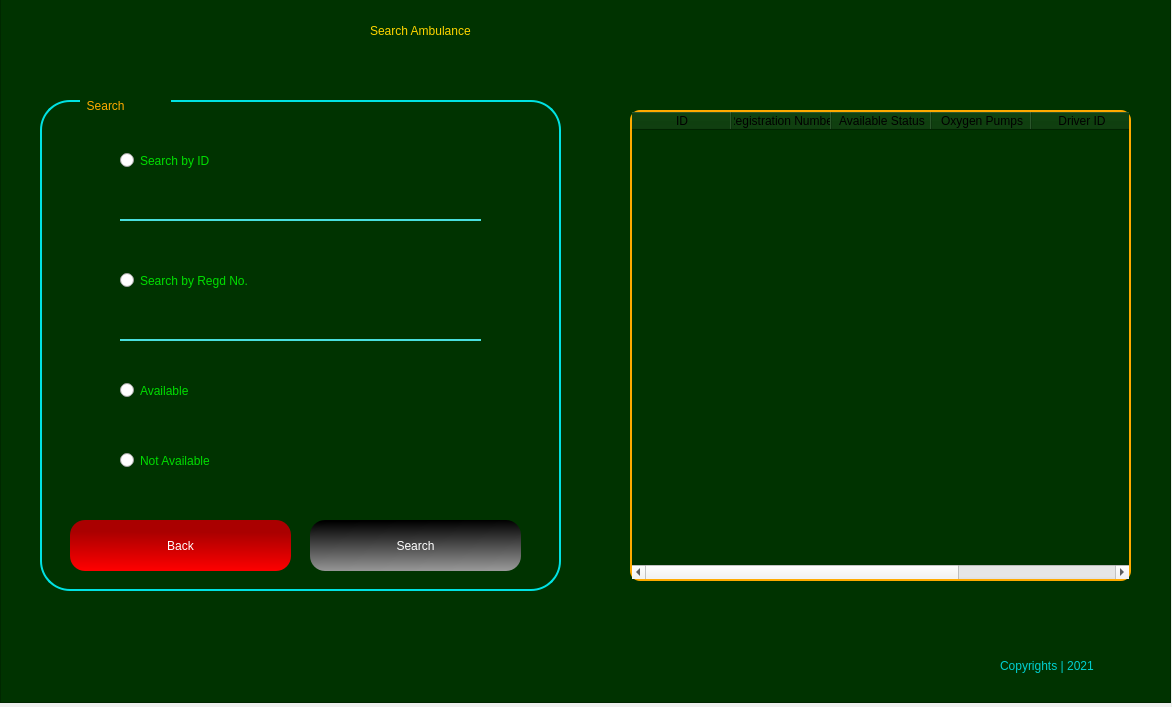
<?xml version="1.0" encoding="UTF-8"?>
<ui version="4.0">
 <class>Form</class>
 <widget class="QWidget" name="Form">
  <property name="geometry">
   <rect>
    <x>0</x>
    <y>0</y>
    <width>1172</width>
    <height>707</height>
   </rect>
  </property>
  <property name="windowTitle">
   <string>Form</string>
  </property>
  <widget class="QFrame" name="frame">
   <property name="geometry">
    <rect>
     <x>0</x>
     <y>-10</y>
     <width>1171</width>
     <height>713</height>
    </rect>
   </property>
   <property name="styleSheet">
    <string notr="true">QFrame{

background-color: rgb(0, 51, 0);
color: rgb(0, 0, 0);

}
</string>
   </property>
   <property name="frameShape">
    <enum>QFrame::StyledPanel</enum>
   </property>
   <property name="frameShadow">
    <enum>QFrame::Raised</enum>
   </property>
   <widget class="QLabel" name="label_5">
    <property name="geometry">
     <rect>
      <x>370</x>
      <y>10</y>
      <width>451</width>
      <height>61</height>
     </rect>
    </property>
    <property name="styleSheet">
     <string notr="true">font: 87 26pt &quot;Arial Black&quot;;
color: rgb(255, 213, 0);</string>
    </property>
    <property name="text">
     <string>Search Ambulance</string>
    </property>
   </widget>
   <widget class="QLabel" name="label_7">
    <property name="geometry">
     <rect>
      <x>10</x>
      <y>650</y>
      <width>51</width>
      <height>51</height>
     </rect>
    </property>
    <property name="styleSheet">
     <string notr="true">background-image: url(:/newPrefix/—Pngtree—red and black logo_5517319.png);</string>
    </property>
    <property name="text">
     <string/>
    </property>
    <property name="pixmap">
     <pixmap resource="mainLogo.qrc">:/newPrefix/—Pngtree—red and black logo_5517319.png</pixmap>
    </property>
    <property name="scaledContents">
     <bool>true</bool>
    </property>
   </widget>
   <widget class="QLabel" name="label_8">
    <property name="geometry">
     <rect>
      <x>1000</x>
      <y>660</y>
      <width>161</width>
      <height>31</height>
     </rect>
    </property>
    <property name="styleSheet">
     <string notr="true">font: 25 12pt &quot;Bahnschrift Light&quot;;
color: rgb(0, 208, 208);</string>
    </property>
    <property name="text">
     <string>Copyrights | 2021</string>
    </property>
   </widget>
   <widget class="QFrame" name="frame_3">
    <property name="geometry">
     <rect>
      <x>40</x>
      <y>110</y>
      <width>521</width>
      <height>491</height>
     </rect>
    </property>
    <property name="styleSheet">
     <string notr="true">QFrame{

border: 2px solid rgb(0, 226, 226);
border-radius: 30px;

}</string>
    </property>
    <property name="frameShape">
     <enum>QFrame::StyledPanel</enum>
    </property>
    <property name="frameShadow">
     <enum>QFrame::Raised</enum>
    </property>
    <widget class="QLabel" name="label_2">
     <property name="geometry">
      <rect>
       <x>40</x>
       <y>-10</y>
       <width>91</width>
       <height>31</height>
      </rect>
     </property>
     <property name="styleSheet">
      <string notr="true">border: none;
font: 12pt &quot;MS Shell Dlg 2&quot;;
color: rgb(255, 170, 0)</string>
     </property>
     <property name="text">
      <string>  Search</string>
     </property>
    </widget>
    <widget class="QLineEdit" name="idTxt">
     <property name="geometry">
      <rect>
       <x>80</x>
       <y>80</y>
       <width>361</width>
       <height>41</height>
      </rect>
     </property>
     <property name="styleSheet">
      <string notr="true">QLineEdit{
background-color: rgb(0, 51, 0);
border-top:none;
border-left: none;
border-right: none;
border-bottom: 2px solid rgb(74, 224, 222);
color: #FFF;
	font: 11pt &quot;MS Shell Dlg 2&quot;;

}

QLineEdit:hover{

border-bottom: 2px solid rgb(0, 125, 125);

}

QLineEdit:focus{
border: 2px solid rgb(0, 141, 212);
border-radius: 25px;
}</string>
     </property>
     <property name="text">
      <string/>
     </property>
    </widget>
    <widget class="QPushButton" name="srchBtn">
     <property name="geometry">
      <rect>
       <x>270</x>
       <y>420</y>
       <width>211</width>
       <height>51</height>
      </rect>
     </property>
     <property name="styleSheet">
      <string notr="true">QPushButton{
background-color: qlineargradient(spread:pad, x1:0.458, y1:0.0170455, x2:0.497512, y2:1, stop:0 rgba(0, 0, 0, 255), stop:1 rgba(152, 152, 152, 255));
border-radius:15px;
color: #FFF;
	font: 75 14pt &quot;Microsoft PhagsPa&quot;;

}

QPushButton:hover{

	background-color: rgb(0, 0, 0);
}</string>
     </property>
     <property name="text">
      <string>Search</string>
     </property>
    </widget>
    <widget class="QPushButton" name="backBtn">
     <property name="geometry">
      <rect>
       <x>30</x>
       <y>420</y>
       <width>221</width>
       <height>51</height>
      </rect>
     </property>
     <property name="styleSheet">
      <string notr="true">QPushButton{
background-color: qlineargradient(spread:pad, x1:0.512, y1:0.238636, x2:0.493, y2:1, stop:0 rgba(170, 0, 0, 255), stop:1 rgba(255, 0, 0, 255));
border-radius:15px;
color: #FFF;
	font: 75 14pt &quot;Microsoft PhagsPa&quot;;

}

QPushButton:hover{

	background-color: rgb(138, 0, 0);
}</string>
     </property>
     <property name="text">
      <string>Back</string>
     </property>
    </widget>
    <widget class="QRadioButton" name="idRadio">
     <property name="geometry">
      <rect>
       <x>80</x>
       <y>40</y>
       <width>201</width>
       <height>41</height>
      </rect>
     </property>
     <property name="styleSheet">
      <string notr="true">font: 16pt &quot;Myanmar Text&quot;;
color: rgb(0, 222, 0);
border: none;
</string>
     </property>
     <property name="text">
      <string>Search by ID</string>
     </property>
    </widget>
    <widget class="QLineEdit" name="regdTxt">
     <property name="geometry">
      <rect>
       <x>80</x>
       <y>200</y>
       <width>361</width>
       <height>41</height>
      </rect>
     </property>
     <property name="styleSheet">
      <string notr="true">QLineEdit{
background-color: rgb(0, 51, 0);
border-top:none;
border-left: none;
border-right: none;
border-bottom: 2px solid rgb(74, 224, 222);
color: #FFF;
	font: 11pt &quot;MS Shell Dlg 2&quot;;

}

QLineEdit:hover{

border-bottom: 2px solid rgb(0, 125, 125);

}

QLineEdit:focus{
border: 2px solid rgb(0, 141, 212);
border-radius: 25px;
}</string>
     </property>
     <property name="text">
      <string/>
     </property>
    </widget>
    <widget class="QRadioButton" name="regdRadio">
     <property name="geometry">
      <rect>
       <x>80</x>
       <y>160</y>
       <width>281</width>
       <height>41</height>
      </rect>
     </property>
     <property name="styleSheet">
      <string notr="true">font: 16pt &quot;Myanmar Text&quot;;
color: rgb(0, 222, 0);
border: none;
</string>
     </property>
     <property name="text">
      <string>Search by Regd No.</string>
     </property>
    </widget>
    <widget class="QRadioButton" name="availRadio">
     <property name="geometry">
      <rect>
       <x>80</x>
       <y>270</y>
       <width>281</width>
       <height>41</height>
      </rect>
     </property>
     <property name="styleSheet">
      <string notr="true">font: 16pt &quot;Myanmar Text&quot;;
color: rgb(0, 222, 0);
border: none;
</string>
     </property>
     <property name="text">
      <string>Available</string>
     </property>
    </widget>
    <widget class="QRadioButton" name="notRadio">
     <property name="geometry">
      <rect>
       <x>80</x>
       <y>340</y>
       <width>281</width>
       <height>41</height>
      </rect>
     </property>
     <property name="styleSheet">
      <string notr="true">font: 16pt &quot;Myanmar Text&quot;;
color: rgb(0, 222, 0);
border: none;
</string>
     </property>
     <property name="text">
      <string>Not Available</string>
     </property>
    </widget>
   </widget>
   <widget class="QTableWidget" name="tableWidget">
    <property name="geometry">
     <rect>
      <x>630</x>
      <y>120</y>
      <width>501</width>
      <height>471</height>
     </rect>
    </property>
    <property name="styleSheet">
     <string notr="true">QTableWidget{

color: rgb(0, 190, 190);
border: 2px solid rgb(255, 170, 0);
border-radius: 10px;
	font: 12pt &quot;MS Shell Dlg 2&quot;;
}

</string>
    </property>
    <column>
     <property name="text">
      <string>ID</string>
     </property>
    </column>
    <column>
     <property name="text">
      <string>Registration Number</string>
     </property>
    </column>
    <column>
     <property name="text">
      <string>Available Status</string>
     </property>
    </column>
    <column>
     <property name="text">
      <string>Oxygen Pumps</string>
     </property>
    </column>
    <column>
     <property name="text">
      <string>Driver ID</string>
     </property>
    </column>
    <column>
     <property name="text">
      <string>Driver Name</string>
     </property>
    </column>
   </widget>
  </widget>
 </widget>
 <resources>
  <include location="mainLogo.qrc"/>
  <include location="mainLogo.qrc"/>
 </resources>
 <connections/>
</ui>
